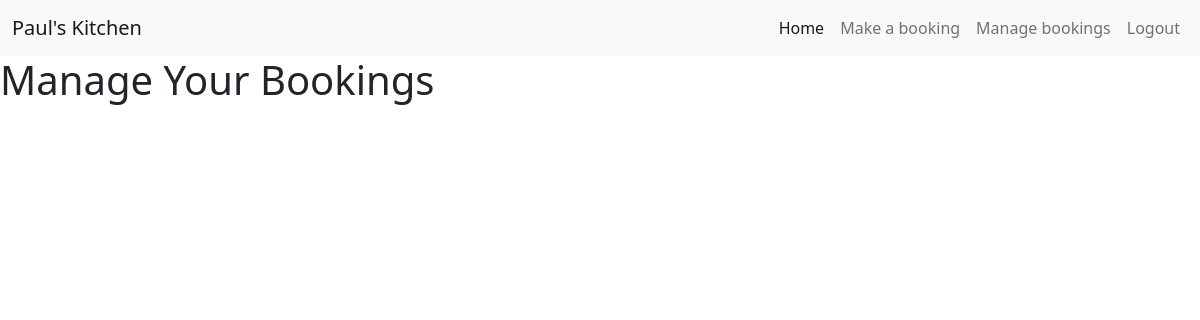
The page /manage_bookings/ (signed in) on the database as committed earlier.
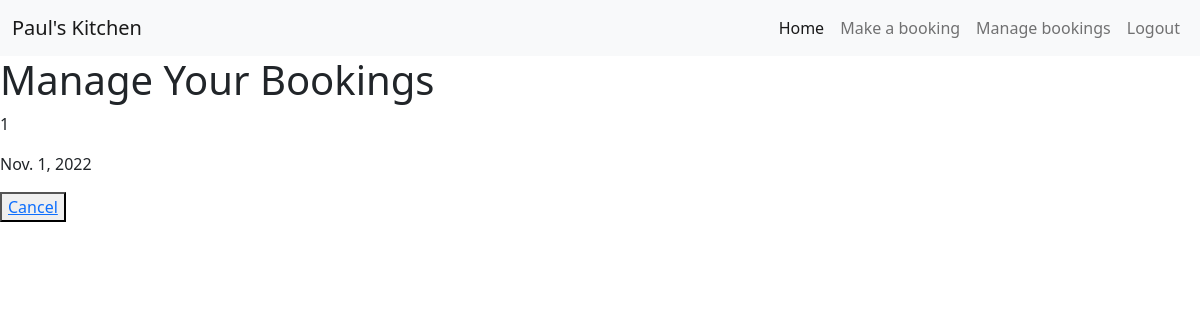
The same page on the database as committed later.
### restaurant/models.py (models this page shows)
class Booking(models.Model):
    user = models.ForeignKey(User, on_delete=models.CASCADE)
    date = models.DateField(null=True)
    time = models.TimeField(null=True)
    guests = models.IntegerField(null=True)

### restaurant/views.py (the view)
# urls.py: path('manage_bookings/', restaurant_views.manage_bookings, name="manage_bookings"),
def manage_bookings(request):
    bookings = Booking.objects.filter(
        user=request.user
    )
    context = {
        'bookings': bookings
    }
    return render(request, 'restaurant/manage_bookings.html', context)

### templates/restaurant/manage_bookings.html (shortened to what this page needs)
{% extends "restaurant/base.html" %}
{% block content %}
<nav class="navbar navbar-expand-lg navbar-light bg-light" id="nav">
    <div class="container-fluid">
      <a class="navbar-brand" href="#">Paul's Kitchen</a>
      <div class="collapse navbar-collapse; d-flex justify-content-end" id="navbarSupportedContent">
        <ul class="navbar-nav me-auto mb-2 mb-lg-0">
          <li class="nav-item">
            <a class="nav-link active" aria-current="page" href="/">Home</a>
          </li>
          <li class="nav-item">
            <a class="nav-link" href="/create_booking/">Make a booking</a>
          </li>
          <li class="nav-item">
            <a class="nav-link" href="/manage_bookings/">Manage bookings</a>
          </li>
          <li class="nav-item">
            <a class="nav-link" href="/accounts/logout/">Logout</a>
          </li>
      </div>
    </div>
  </nav>
<h1>Manage Your Bookings</h1>
{% for booking in bookings %}
<p>{{ booking.id }}</p>
<p>{{ booking.date }}</p>
<button><a href="/delete_booking/">Cancel</a></button>
{% endfor %}
{% endblock %}

Rows that differ between the two databases and show on the page:
added Booking: id "1", date "Nov. 1, 2022"
